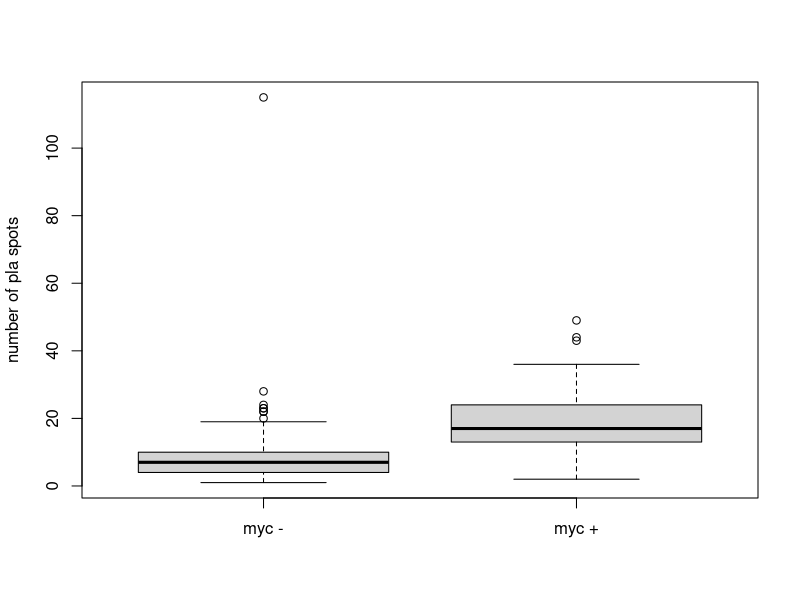
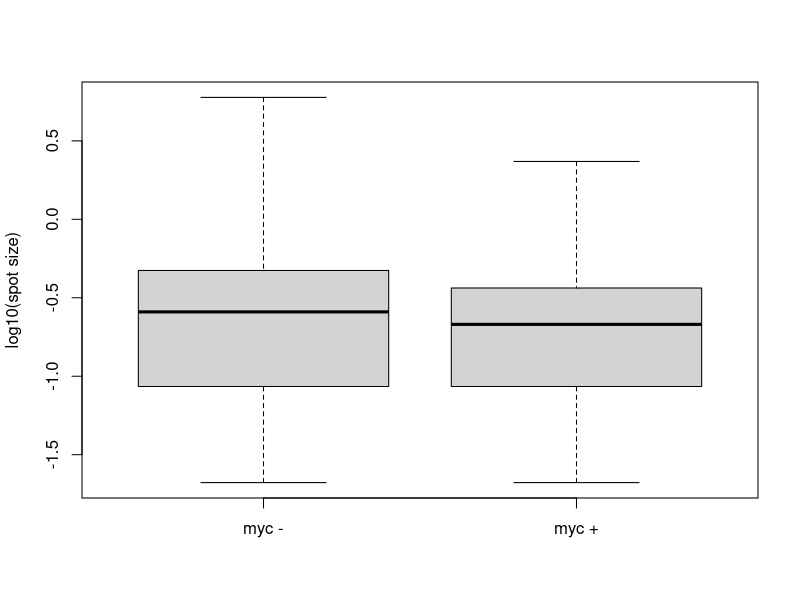

The R source for these figures, in order:

#tab <- read.table('aly_crm1.txt', h=T)
tab <- read.table('eif4e_crm1.txt', h=T)





cells <- as.vector(unique(tab[which(tab$condition == 'minus_myc'), ]$cell))

count = c()
for (i in 1:length(cells)) {
	count = c(count, length(tab[which((tab$condition == 'minus_myc') & (tab$cell == cells[i])), ]$area_um2))
}

myc_minus <- count
myc_minus_all <- tab[which(tab$condition == 'minus_myc'), ]$area_um2






cells <- as.vector(unique(tab[which(tab$condition == 'plus_myc'), ]$cell))

count = c()
for (i in 1:length(cells)) {
	count = c(count, length(tab[which((tab$condition == 'plus_myc') & (tab$cell == cells[i])), ]$area_um2))
}

myc_plus <- count
myc_plus_all <- tab[which(tab$condition == 'plus_myc'), ]$area_um2






#pdf('number_pla_spots_aly_crm1.pdf', height=5, width=3)
pdf('number_pla_spots_eif4e_crm1.pdf', height=5, width=3)
boxplot(myc_minus, myc_plus, names=c('myc -', 'myc +'), ylab = 'number of pla spots')
dev.off()

#pdf('size_pla_spots_aly_crm1.pdf', height=5, width=3)
pdf('size_pla_spots_eif4e_crm1.pdf', height=5, width=3)
boxplot(log10(myc_minus_all), log10(myc_plus_all), names=c('myc -', 'myc +'), ylab = 'log10(spot size)')
dev.off()
